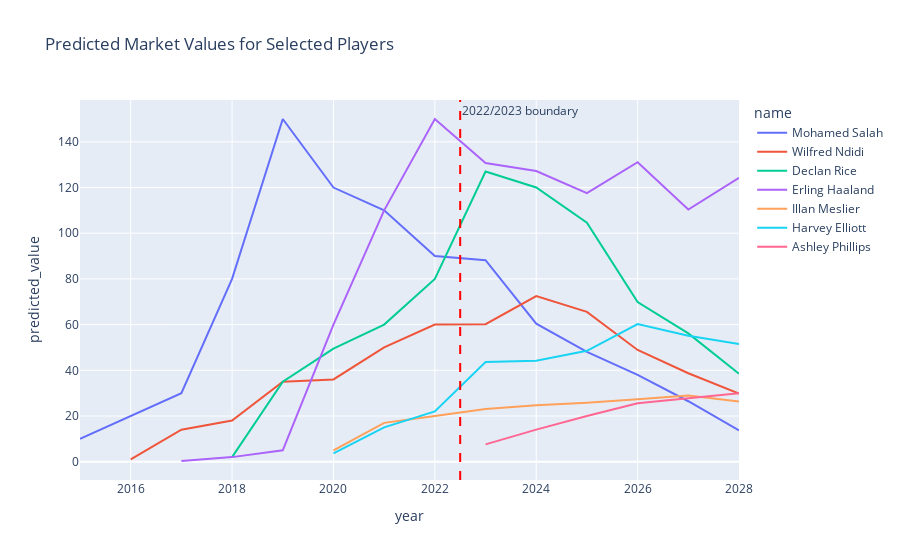

The notebook cell saved with this chart:
### Code cell
players = [418560, 357662, 565822, 859951, 148455, 274839, 542586]
plot_player_value_trends(train_df=train_df, merged_df=merged, player_ids=players)

### Figure 1 — Plotly figure (JSON) as saved in the notebook; plotly's stock layout.template omitted (floating-point values rounded to 4 significant figures)
{"data": [{"customdata": [[22], [23], [24], [25], [27], [27], [28], [30], [30], [31], [32], [33], [34], [35]], "hovertemplate": "name=Mohamed Salah<br>year=%{x}<br>predicted_value=%{y}<br>age=%{customdata[0]}<extra></extra>", "legendgroup": "Mohamed Salah", "line": {"color": "#636efa", "dash": "solid"}, "marker": {"symbol": "circle"}, "mode": "lines", "name": "Mohamed Salah", "orientation": "v", "showlegend": true, "type": "scatter", "x": [2015, 2016, 2017, 2018, 2019, 2020, 2021, 2022, 2023, 2024, 2025, 2026, 2027, 2028], "xaxis": "x", "y": [10, 20, 30, 80, 150, 120, 110, 90, 88.19, 60.43, 48.07, 38.03, 26.45, 13.73], "yaxis": "y"}, {"customdata": [[19], [20], [21], [22], [23], [24], [25], [26], [27], [28], [29], [30], [31]], "hovertemplate": "name=Wilfred Ndidi<br>year=%{x}<br>predicted_value=%{y}<br>age=%{customdata[0]}<extra></extra>", "legendgroup": "Wilfred Ndidi", "line": {"color": "#EF553B", "dash": "solid"}, "marker": {"symbol": "circle"}, "mode": "lines", "name": "Wilfred Ndidi", "orientation": "v", "showlegend": true, "type": "scatter", "x": [2016, 2017, 2018, 2019, 2020, 2021, 2022, 2023, 2024, 2025, 2026, 2027, 2028], "xaxis": "x", "y": [1, 14, 18, 35, 36, 50, 60, 60.16, 72.46, 65.59, 48.9, 38.7, 29.84], "yaxis": "y"}, {"customdata": [[18], [20], [21], [22], [23], [24], [25], [26], [27], [28], [29]], "hovertemplate": "name=Declan Rice<br>year=%{x}<br>predicted_value=%{y}<br>age=%{customdata[0]}<extra></extra>", "legendgroup": "Declan Rice", "line": {"color": "#00cc96", "dash": "solid"}, "marker": {"symbol": "circle"}, "mode": "lines", "name": "Declan Rice", "orientation": "v", "showlegend": true, "type": "scatter", "x": [2018, 2019, 2020, 2021, 2022, 2023, 2024, 2025, 2026, 2027, 2028], "xaxis": "x", "y": [2, 35, 49.5, 60, 80, 127.0, 120.0, 104.6, 69.87, 56.14, 38.52], "yaxis": "y"}, {"customdata": [[17], [18], [18], [19], [20], [21], [22], [23], [24], [25], [26], [27]], "hovertemplate": "name=Erling Haaland<br>year=%{x}<br>predicted_value=%{y}<br>age=%{customdata[0]}<extra></extra>", "legendgroup": "Erling Haaland", "line": {"color": "#ab63fa", "dash": "solid"}, "marker": {"symbol": "circle"}, "mode": "lines", "name": "Erling Haaland", "orientation": "v", "showlegend": true, "type": "scatter", "x": [2017, 2018, 2019, 2020, 2021, 2022, 2023, 2024, 2025, 2026, 2027, 2028], "xaxis": "x", "y": [0.3, 2, 5, 60, 110, 150, 130.7, 127.2, 117.5, 131.1, 110.4, 124.3], "yaxis": "y"}, {"customdata": [[20], [21], [22], [23], [24], [25], [26], [27], [28]], "hovertemplate": "name=Illan Meslier<br>year=%{x}<br>predicted_value=%{y}<br>age=%{customdata[0]}<extra></extra>", "legendgroup": "Illan Meslier", "line": {"color": "#FFA15A", "dash": "solid"}, "marker": {"symbol": "circle"}, "mode": "lines", "name": "Illan Meslier", "orientation": "v", "showlegend": true, "type": "scatter", "x": [2020, 2021, 2022, 2023, 2024, 2025, 2026, 2027, 2028], "xaxis": "x", "y": [5, 17, 20, 23.07, 24.67, 25.83, 27.38, 28.97, 26.37], "yaxis": "y"}, {"customdata": [[17], [17], [18], [20], [21], [22], [23], [24], [25]], "hovertemplate": "name=Harvey Elliott<br>year=%{x}<br>predicted_value=%{y}<br>age=%{customdata[0]}<extra></extra>", "legendgroup": "Harvey Elliott", "line": {"color": "#19d3f3", "dash": "solid"}, "marker": {"symbol": "circle"}, "mode": "lines", "name": "Harvey Elliott", "orientation": "v", "showlegend": true, "type": "scatter", "x": [2020, 2021, 2022, 2023, 2024, 2025, 2026, 2027, 2028], "xaxis": "x", "y": [3.6, 15, 22, 43.63, 44.19, 48.52, 60.27, 55.09, 51.53], "yaxis": "y"}, {"customdata": [[17], [18], [19], [20], [21], [22]], "hovertemplate": "name=Ashley Phillips<br>year=%{x}<br>predicted_value=%{y}<br>age=%{customdata[0]}<extra></extra>", "legendgroup": "Ashley Phillips", "line": {"color": "#FF6692", "dash": "solid"}, "marker": {"symbol": "circle"}, "mode": "lines", "name": "Ashley Phillips", "orientation": "v", "showlegend": true, "type": "scatter", "x": [2023, 2024, 2025, 2026, 2027, 2028], "xaxis": "x", "y": [7.591, 14.02, 20.02, 25.56, 27.73, 29.96], "yaxis": "y"}], "layout": {"annotations": [{"showarrow": false, "text": "2022/2023 boundary", "x": 2022.0, "xanchor": "left", "xref": "x", "y": 1, "yanchor": "top", "yref": "y domain"}], "legend": {"title": {"text": "name"}, "tracegroupgap": 0}, "shapes": [{"line": {"color": "red", "dash": "dash"}, "type": "line", "x0": 2022.0, "x1": 2022.0, "xref": "x", "y0": 0, "y1": 1, "yref": "y domain"}], "title": {"text": "Predicted Market Values for Selected Players"}, "xaxis": {"anchor": "y", "domain": [0, 1], "title": {"text": "year"}}, "yaxis": {"anchor": "x", "domain": [0, 1], "title": {"text": "predicted_value"}}}}
